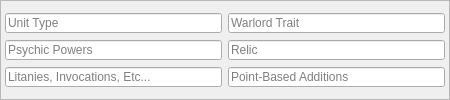
            <widget class="QFrame" name="unit_custom_traits_frame">
             <property name="minimumSize">
              <size>
               <width>450</width>
               <height>100</height>
              </size>
             </property>
             <property name="maximumSize">
              <size>
               <width>700</width>
               <height>150</height>
              </size>
             </property>
             <property name="frameShape">
              <enum>QFrame::StyledPanel</enum>
             </property>
             <property name="frameShadow">
              <enum>QFrame::Raised</enum>
             </property>
             <layout class="QGridLayout" name="gridLayout_4">
              <property name="leftMargin">
               <number>4</number>
              </property>
              <property name="rightMargin">
               <number>4</number>
              </property>
              <item row="0" column="0">
               <widget class="QLineEdit" name="unit_type_line">
                <property name="maximumSize">
                 <size>
                  <width>220</width>
                  <height>20</height>
                 </size>
                </property>
                <property name="text">
                 <string/>
                </property>
                <property name="placeholderText">
                 <string>Unit Type</string>
                </property>
               </widget>
              </item>
              <item row="0" column="1">
               <widget class="QLineEdit" name="warlord_trait_line">
                <property name="maximumSize">
                 <size>
                  <width>220</width>
                  <height>20</height>
                 </size>
                </property>
                <property name="text">
                 <string/>
                </property>
                <property name="placeholderText">
                 <string>Warlord Trait</string>
                </property>
               </widget>
              </item>
              <item row="1" column="0">
               <widget class="QLineEdit" name="psychic_powers_line">
                <property name="maximumSize">
                 <size>
                  <width>220</width>
                  <height>20</height>
                 </size>
                </property>
                <property name="text">
                 <string/>
                </property>
                <property name="placeholderText">
                 <string>Psychic Powers</string>
                </property>
               </widget>
              </item>
              <item row="1" column="1">
               <widget class="QLineEdit" name="relic_line">
                <property name="maximumSize">
                 <size>
                  <width>220</width>
                  <height>20</height>
                 </size>
                </property>
                <property name="text">
                 <string/>
                </property>
                <property name="placeholderText">
                 <string>Relic</string>
                </property>
               </widget>
              </item>
              <item row="2" column="0">
               <widget class="QLineEdit" name="priest_abilities_line">
                <property name="maximumSize">
                 <size>
                  <width>220</width>
                  <height>20</height>
                 </size>
                </property>
                <property name="text">
                 <string/>
                </property>
                <property name="placeholderText">
                 <string>Litanies, Invocations, Etc...</string>
                </property>
               </widget>
              </item>
              <item row="2" column="1">
               <widget class="QLineEdit" name="additions_line">
                <property name="maximumSize">
                 <size>
                  <width>220</width>
                  <height>20</height>
                 </size>
                </property>
                <property name="text">
                 <string/>
                </property>
                <property name="placeholderText">
                 <string>Point-Based Additions</string>
                </property>
               </widget>
              </item>
             </layout>
            </widget>
